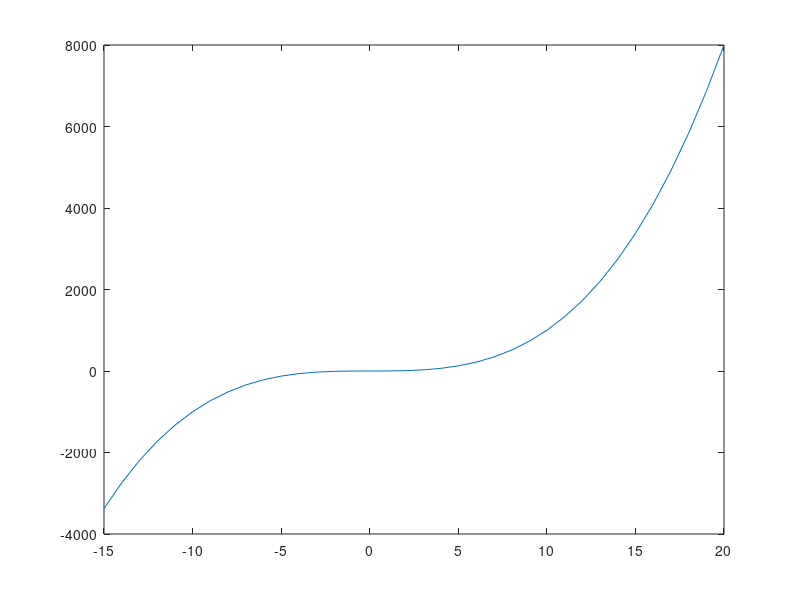

Write the MATLAB code that produced this figure.
% Octave Script
% title               :INYECTIVA , SUPRAYECTIVA , BIYECTIVA 
% Description         :Script para graficar la inyectiva ,suprayectiva y biyectiva 
% Author              :Adriana Trejo Patricio (Adri)
% Date                :202123172 
% Vercion             :1
% Usage               :octave> /path/ClasificacionNumeros 
% Notes               :Requiere aplicacion octave , usar su linea de comandos

% limpiar variables
clear
%dominio de la funcion 
x = -15:1:20;
%Reglas de correspondencia (funcion)
y = x.^3
%plotear funcion 
plot(x,y)